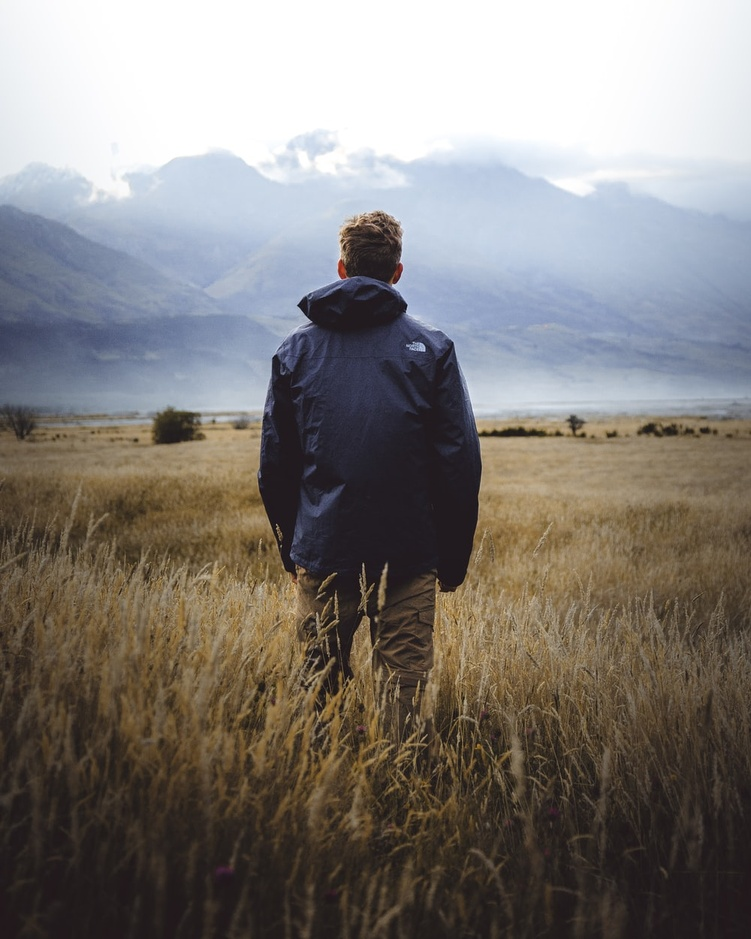
#> input picture Video-1-OpenCV/OpenCVimg.jpg, 751 x 939 px, shrunk from 1000 x 1250 before the run
$ python Video1.py
#> lines starting #> are read from the running program, lines starting #| are printed output that depends on the picture
import cv2
import numpy as np
import matplotlib.pyplot as plt
# These are libraries we need to import.
img = cv2.imread('OpenCVimg.jpg', cv2.IMREAD_GRAYSCALE)
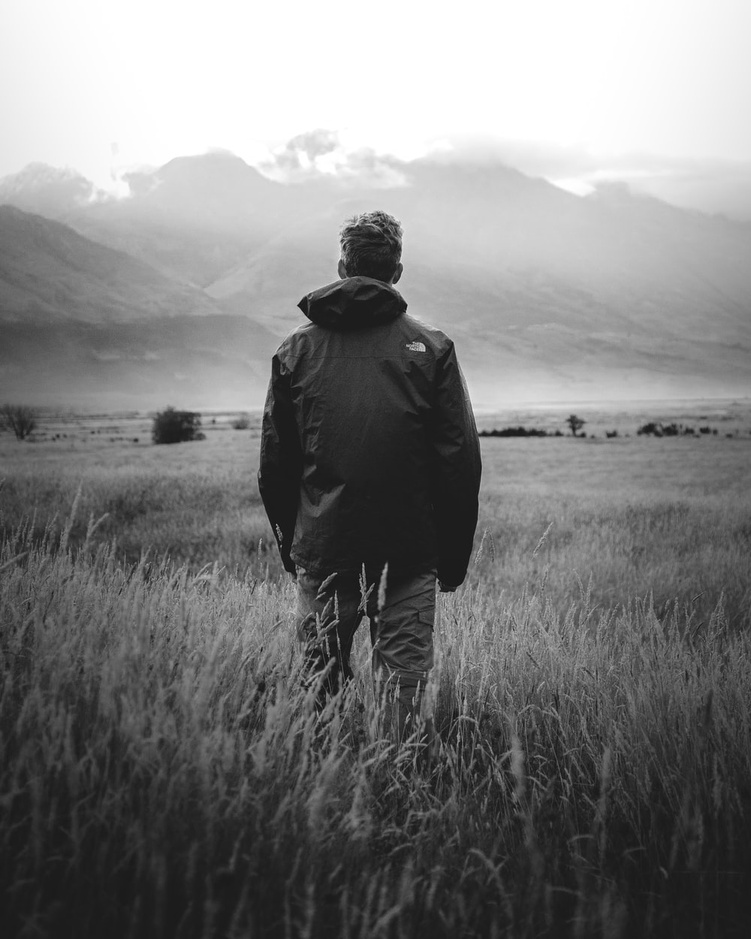
#> img: shape (939, 751); min 11, max 255, mean 126.6
# Two parameters are specified path and flag. path = Represents the path of the image. Flag = It can be of three
# types color, grayscale and unchanged.Color tells to load a color image. Grayscale tells the image to load in gray
# mode. Unchanged specifies to load an image as it is.
plt.imshow(img, cmap='gray', interpolation='bicubic')
# Cmap customises the colormap to gray.
plt.plot((50, 100), [100, 240], 'c', linewidth=7)
# The above parameter specifies the start, end , color and thickness of the plot.
plt.show()
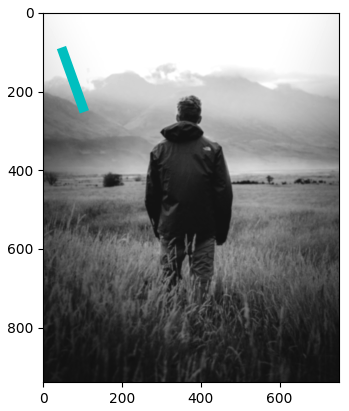
#> figure drawn by matplotlib, 1 panel
cv2.imshow('image', img)
# image is the name of window and the "img" defined above is shown.
cv2.waitKey(0)
# Closes the window after the time (in ms) is over after pressing any key.
cv2.destroyAllWindows()
# Removes the window from screen.
